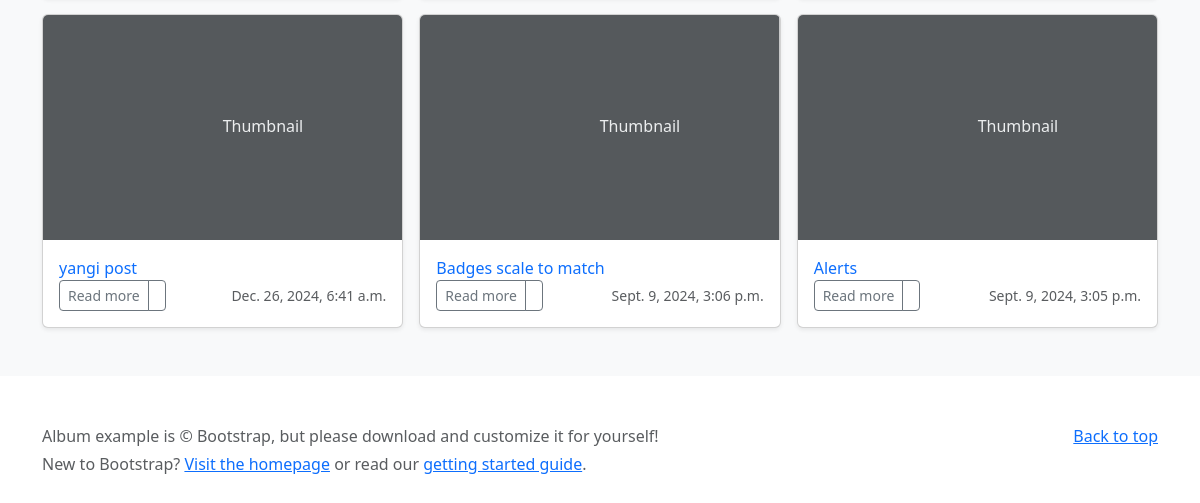
The app's page / (lower part), older data.
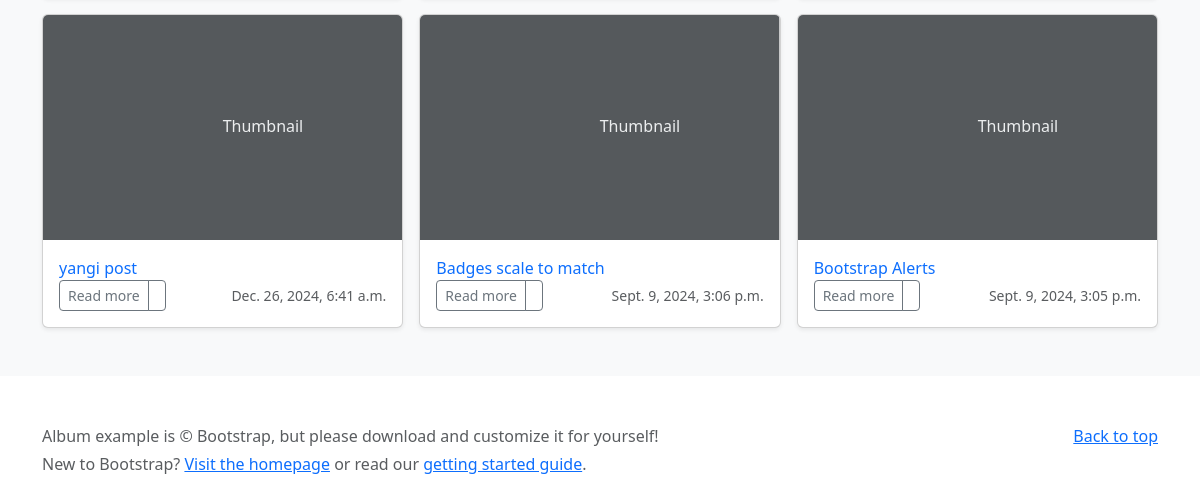
The same page, newer data.
### blog/models.py (models this page shows, shortened)
class Post(models.Model):
    author = models.ForeignKey(User, on_delete=models.CASCADE)
    title = models.CharField(max_length=200)
    body = models.TextField()
    created = models.DateTimeField(auto_now_add=True)
    updated = models.DateTimeField(auto_now=True)
    def get_absolute_url(self):
        return "/" + str(self.id) + "/"
    class Meta:
        ordering = ['-id']

### blog/views.py (the view)
# urls.py: path('', PostListView.as_view(), name='list'),
class PostListView(generic.ListView):
    model = Post
    template_name = 'list.html'
    context_object_name = 'posts'

### templates/list.html (shortened to what this page needs)
{% extends "base.html" %}
{% block content %}
<div class="row row-cols-1 row-cols-sm-2 row-cols-md-3 g-3">
    {% for post in posts %}
    <div class="col">
        <div class="card shadow-sm">
            <svg class="bd-placeholder-img card-img-top" width="100%" height="225"
                 xmlns="http://www.w3.org/2000/svg" role="img" aria-label="Placeholder: Thumbnail"
                 preserveAspectRatio="xMidYMid slice" focusable="false"><title>Placeholder</title>
                <text x="50%" y="50%" fill="#eceeef" dy=".3em">Thumbnail</text>
            </svg>
            <div class="card-body">
                <a href="{{ post.get_absolute_url }}" class="text-decoration-none"><p class="card-text">
                    {{ post.title }}</p></a>
                <div class="d-flex justify-content-between align-items-center">
                    <div class="btn-group">
                        <a href="{{ post.get_absolute_url }}" type="button" class="btn btn-sm btn-outline-secondary">Read
                            more</a>
                        <button type="button" class="btn btn-sm btn-outline-secondary">
                        </button>
                    </div>
                    <small class="text-muted">{{ post.created }}</small>
                </div>
            </div>
        </div>
    </div>
    {% endfor %}
</div>
{% endblock %}

Row changes from the older to the newer data that the page shows:
changed Post: title "Alerts" → "Bootstrap Alerts"
